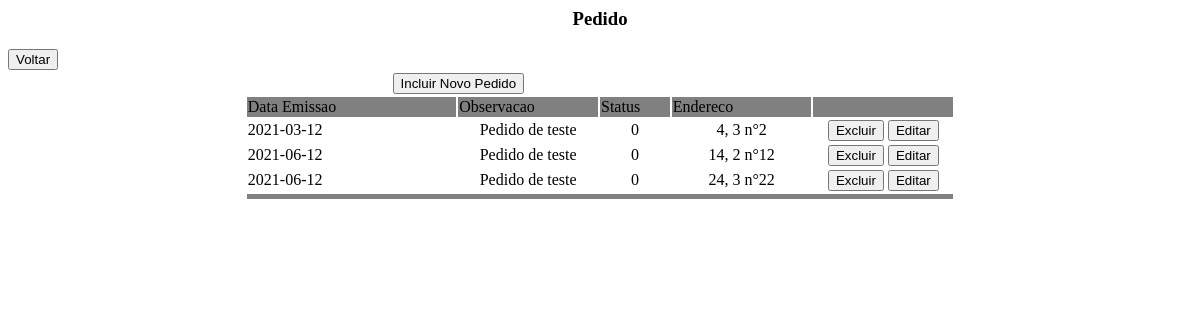
Before: /listar_pedido.php with the older database file.
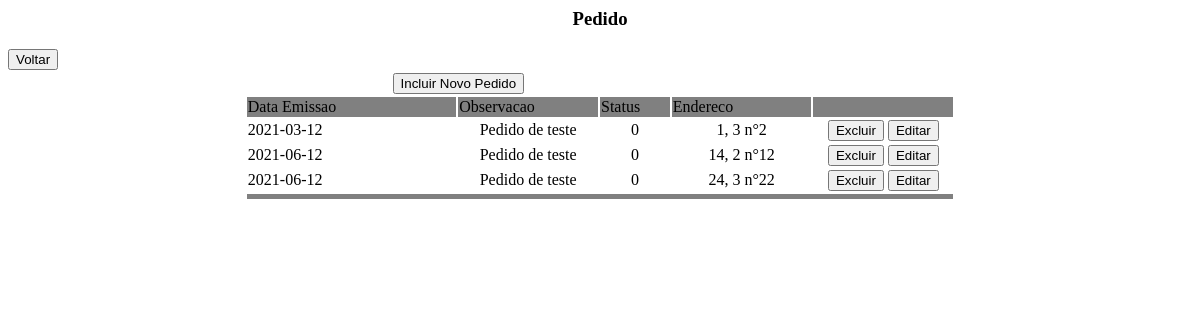
After: the same page with the newer database file.
### tables this page shows
CREATE TABLE Pedido (
	idPedido			INT				NOT NULL AUTO_INCREMENT,
    observacao			VARCHAR(256)	NULL,
    data_emissao		DATE			NOT NULL,
    status_pagamento	TINYINT			NOT NULL,
    logradouro_entrega	VARCHAR(50)		NOT NULL,
    cep_entrega			VARCHAR(8)		NOT NULL,
    numero_entrega		INT 			NOT NULL,
    bairro_entrega		VARCHAR(30)		NOT NULL,
    data_entrega		DATE			NOT NULL,
    idFilial			INT				NOT NULL,
    idEntregador		INT				NOT NULL,
    idComprador			INT				NOT NULL,
    CONSTRAINT pk_pedido PRIMARY KEY (idPedido)
);

### listar_pedido.php (the view, shortened to what this page needs)
<html>
<head>
</head>
<body>
    <center>
        <h3>Pedido</h3>
    </center>
    <form name="form1" method="POST" action="form_incluir_pedido.php">
        <input type="button" value="Voltar" onclick="location.href='index.php'">
        <table border="0" align="center" width="60%">
            <?php
            include("./config.php");
            $con = mysqli_connect($host, $login, $senha, $bd);
            $sql = "SELECT * FROM pedido ORDER BY data_emissao";
            $tabela = mysqli_query($con, $sql);
            if (mysqli_num_rows($tabela) == 0) {
            ?>
                <tr>
                    <td align="center">Nao ha nenhum pedido cadastrado.</td>
                </tr>
                <tr>
                    <td align="center"><input type="submit" value="Incluir Pedido"></td>
                </tr>
            <?php
            } else {
            ?>
                <tr>
                    <td colspan="3" align="center"><input type="submit" value="Incluir Novo Pedido"></td>
                </tr>
                <tr bgcolor="grey">
                    <td width="30%">Data Emissao</td>
                    <td width="20%">Observacao</td>
                    <td width="10%">Status</td>
                    <td width="20%">Endereco</td>
                    <td width="30%"></td>
                </tr>
                <?php
                while ($dados = mysqli_fetch_row($tabela)) {
                ?>
                    <tr>
                        <td><?php echo $dados[2]; ?></td>
                        <td align="center"><?php echo $dados[1]; ?></td>
                        <td align="center"><?php echo $dados[3]; ?></td>
                        <td align="center"><?php echo $dados[10] . ", " . $dados[9] . " n°" . $dados[11]; ?></td>
                        <td align="center">
                            <input type="button" value="Excluir" onclick="location.href='excluir_pedido.php?idPedido=<?php echo $dados[0]; ?>'">
                            <input type="button" value="Editar" onclick="location.href='form_incluir_pedido.php?idPedido=<?php echo $dados[0]; ?>'">
                        </td>
                    </tr>
                <?php
                }
                ?>
                <tr bgcolor="grey">
                    <td colspan="5" height="5"></td>
                </tr>
            <?php
            }
            ?>
        </table>
    </form>
</body>
</html>

Changed rows visible on the page:
changed pedido (number 1 of 3 on the later page): idEntregador "4" → "1"
